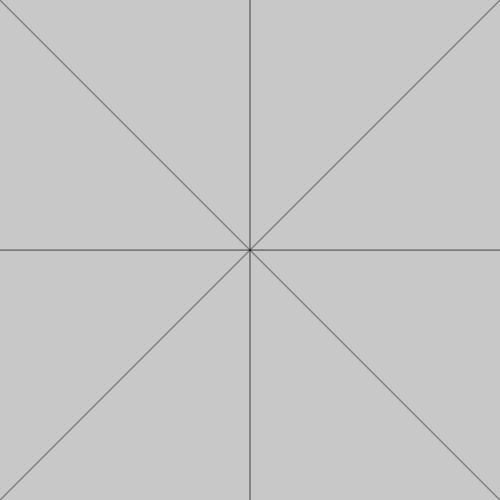
Frame 1 (no input)
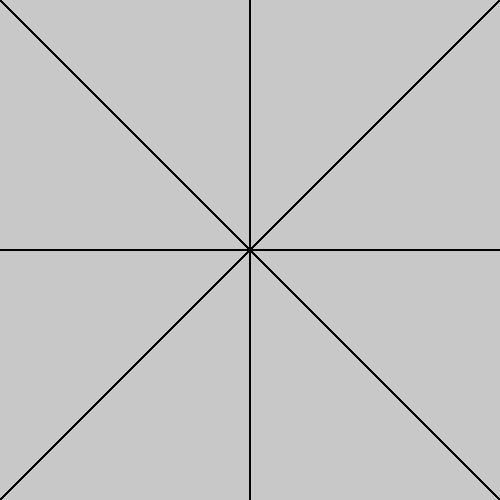
Frame 60 (no input)
Frame 120 (the mouse pressed at the canvas centre since frame 60): identical to frame 60, image omitted

The p5.js sketch that drew these frames (run headless with seeded random() and noise() and a simulated clock; from frame 60 on, the mouse is pressed at the canvas centre):

// p5.js sketch
// ── sketch.js
function setup() {
	createCanvas(500, 500);
	background(200);
}

function drawLine(x1, y1, x2, y2) {
	let dx = x2 - x1;
	let dy = y2 - y1;

	if (Math.abs(dx) < Math.abs(dy)) {
		let steps = Math.abs(dy);
		let xIncrement = dx / steps;
		let yIncrement = dy / steps;
		let x = x1;
		let y = y1;

		for (let i = 0; i <= steps; i++) {
			point(x, y);
			x += xIncrement;
			y += yIncrement;
		}
	} else {
		let steps = Math.abs(dx);
		let xIncrement = dx / steps;
		let yIncrement = dy / steps;
		let x = x1;
		let y = y1;

		for (let i = 0; i <= steps; i++) {
			point(x, y);
			x += xIncrement;
			y += yIncrement;
		}
	}
}

function draw() {
	drawLine(0, 250, 500, 250);
	drawLine(0, 500, 500, 0);
	drawLine(0, 0, 500, 500);
	drawLine(250, 0, 250, 500);
}
